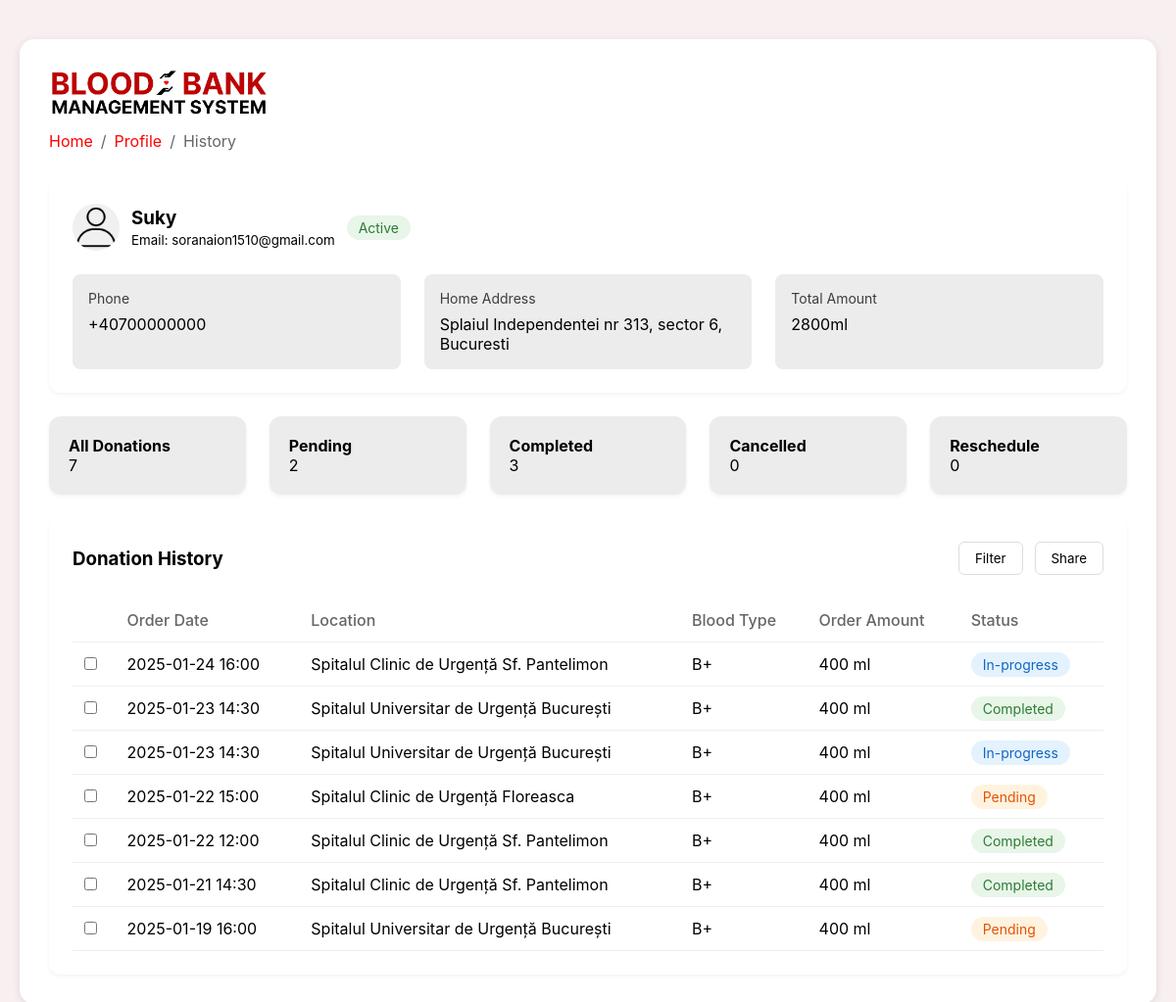
Page /donation-history (signed in) on the committed database.
### tables this page shows
CREATE TABLE users (
        id INTEGER PRIMARY KEY AUTOINCREMENT,
        full_name TEXT NOT NULL,
        username TEXT UNIQUE NOT NULL,
        email TEXT UNIQUE NOT NULL,
        password TEXT NOT NULL 
    , is_admin BOOLEAN DEFAULT 0);

CREATE TABLE appointments (
    appointment_id INTEGER PRIMARY KEY AUTOINCREMENT,
    user_id INTEGER NOT NULL,
    date DATE NOT NULL,
    time TIME NOT NULL,
    hospital_name TEXT NOT NULL,
    blood_type TEXT NOT NULL,
    FOREIGN KEY (user_id) REFERENCES users (id)
    );

### app.py (the view)
@app.route('/donation-history')
def donation_history():
    if 'logged_in' in session:
        user_id = session['user_id']  # Get the logged-in user's ID
        conn = get_db_connection()
        cursor = conn.cursor()
        cursor.execute('''
            SELECT username, email
            FROM users
            WHERE id = ?
        ''', (user_id,))
        user_info = cursor.fetchone()
        cursor.execute('''
            SELECT date, time, hospital_name, blood_type
            FROM appointments
            WHERE user_id = ?
            ORDER BY date DESC
        ''', (user_id,))
        appointments = cursor.fetchall()
        total_donations = len(appointments)
        donation_history = []
        statuses = ['Completed', 'In-progress', 'Pending']
        for appointment in appointments:
            donation_history.append({
                'date': appointment['date'],
                'time': appointment['time'],
                'hospital_name': appointment['hospital_name'],
                'blood_type': appointment['blood_type'],
                'status': random.choice(statuses)  # Random status for display
            })
        conn.close()
        return render_template('donation-history.html',
                               user_info=user_info,
                               total_donations=total_donations,
                               donation_history=donation_history)
    flash("Please log in to access your donation history.", 'error')
    return redirect(url_for('login'))

### app.py (called while the page is built)
def get_db_connection():
    try:
        conn = sqlite3.connect('database.db')  # Adjust path if necessary
        conn.row_factory = sqlite3.Row  # Enable dictionary-like row access
        return conn
    except sqlite3.Error as e:
        print(f"Error connecting to database: {e}")
        return None

### templates/donation-history.html (shortened to what this page needs)
<!DOCTYPE html>
<html>
<head>
    <link rel="stylesheet" href="{{ url_for('static', filename='css/styles-donation-history.css') }}">
</head>
<body>
  <div class="container">
    <div class="navbar-logo">
      <a href="/">
          <img src="{{ url_for('static', filename='images/logo1.png') }}" alt="Blood Bank Management System Logo">
      </a>
  </div>
    <div class="header">
      <div class="breadcrumb">
            <a href="{{ url_for('index') }}">Home</a> /
          <a href="{{ url_for('gamification') }}">Profile</a> /
          <span>History</span>
      </div>
  </div>
    <div class="donor-info">
      <div class="user-header">
        <div class="user-avatar">
            <img src="{{ url_for('static', filename='images/profile_icon.png') }}" alt="User Icon">
        </div>
        <div>
            <h3>{{ session['username'] }}</h3>
            <small>Email: {{ user_info['email'] }}</small>
        </div>
        <span class="status-badge">Active</span>
    </div>
      <div class="info-grid">
        <div class="info-item">
          <div class="info-label">Phone</div>
          <div>+40700000000</div>
        </div>
        <div class="info-item">
          <div class="info-label">Home Address</div>
          <div>Splaiul Independentei nr 313, sector 6, Bucuresti</div>
        </div>
        <div class="info-item">
          <div class="info-label">Total Amount</div>
          <div>{{ donation_history | length * 400 }}ml</div>
        </div>
      </div>
    </div>
    <div class="stats-grid">
      <div class="stat-card">
          <h4>All Donations</h4>
          <div>{{ total_donations }}</div>
      </div>
      <div class="stat-card">
          <h4>Pending</h4>
          <div>{{ donation_history | selectattr('status', 'equalto', 'Pending') | list | length }}</div>
      </div>
      <div class="stat-card">
          <h4>Completed</h4>
          <div>{{ donation_history | selectattr('status', 'equalto', 'Completed') | list | length }}</div>
      </div>
      <div class="stat-card">
          <h4>Cancelled</h4>
          <div>{{ donation_history | selectattr('status', 'equalto', 'Cancelled') | list | length }}</div>
      </div>
      <div class="stat-card">
          <h4>Reschedule</h4>
          <div>{{ donation_history | selectattr('status', 'equalto', 'Reschedule') | list | length }}</div>
      </div>
    </div>
    <div class="donation-history">
      <div class="history-header">
        <h3>Donation History</h3>
        <div class="action-buttons">
          <button class="btn">Filter</button>
          <button class="btn">Share</button>
        </div>
      </div>
      <table>
        <thead>
          <tr>
            <th></th>
            <th>Order Date</th>
            <th>Location</th>
            <th>Blood Type</th>
            <th>Order Amount</th>
            <th>Status</th>
          </tr>
        </thead>
        <tbody>
          {% for donation in donation_history %}
          <tr>
            <td><input type="checkbox"></td>
            <td>{{ donation['date'] }} {{ donation['time'] }}</td>
            <td>{{ donation['hospital_name'] }}</td>
            <td>{{ donation['blood_type'] }}</td>
            <td>400 ml</td>
            <td><span class="status {{ donation['status']|lower }}">{{ donation['status'] }}</span></td>
          </tr>
          {% endfor %}
        </tbody>
      </table>
    </div>
  </div>
</body>
</html>

### static/css/styles-donation-history.css (style rules this page uses)
* { margin: 0; padding: 0; box-sizing: border-box; font-family: -apple-system, BlinkMacSystemFont, "Segoe UI", Roboto, sans-serif; }
body { background: #f8f0f0; padding: 20px; }
.container { max-width: 1700px; margin: 0 auto; margin-top: 20px; background: white; padding: 30px; border-radius: 15px; box-shadow: 0 2px 8px rgba(0,0,0,0.1); }
.navbar-logo img { height: 50px; margin-left: -0px; margin-bottom: 10px; }
.header { display: flex; align-items: center; gap: 8px; margin-bottom: 20px; }
.breadcrumb { display: flex; align-items: center; gap: 8px; margin-bottom: 20px; color: #666; margin-bottom: 10px; }
.breadcrumb a { color: #ff0000; text-decoration: none; }
.donor-info { background: white; border-radius: 12px; padding: 24px; margin-bottom: 24px; box-shadow: 0 2px 4px rgba(0,0,0,0.05); }
.user-header { display: flex; align-items: center; gap: 12px; margin-bottom: 24px; }
.user-avatar { width: 48px; height: 48px; background: #f0f0f0; border-radius: 50%; overflow: hidden; }
.user-avatar img { width: 100%; height: 100%; border-radius: 50%; object-fit: cover; }
.status-badge { background: #e8f5e9; color: #2e7d32; padding: 4px 12px; border-radius: 16px; font-size: 14px; }
.info-grid { display: grid; grid-template-columns: repeat(auto-fit, minmax(250px, 1fr)); gap: 24px; }
.info-item { background: rgb(236, 236, 236); padding: 16px; border-radius: 8px; }
.info-label { color: #3d3d3d; font-size: 14px; margin-bottom: 8px; }
.stats-grid { display: grid; grid-template-columns: repeat(auto-fit, minmax(200px, 1fr)); gap: 24px; margin-bottom: 24px; }
.stat-card { background: rgb(236, 236, 236); padding: 20px; border-radius: 12px; box-shadow: 0 2px 4px rgba(0,0,0,0.05); }
.donation-history { background: white; border-radius: 12px; padding: 24px; box-shadow: 0 2px 4px rgba(0,0,0,0.05); }
.history-header { display: flex; justify-content: space-between; align-items: center; margin-bottom: 24px; }
.action-buttons { display: flex; gap: 12px; }
.btn { padding: 8px 16px; border-radius: 6px; border: 1px solid #ddd; background: white; cursor: pointer; }
table { width: 100%; border-collapse: collapse; }
th, td { padding: 12px; text-align: left; border-bottom: 1px solid #eee; }
th { color: #666; font-weight: 500; }
.status { padding: 4px 12px; border-radius: 16px; font-size: 14px; }
.completed { background: #e8f5e9; color: #2e7d32; }
.pending { background: #fff3e0; color: #e65100; }
.in-progress { background: #e3f2fd; color: #1565c0; }

### rows in the picture
users: username "Suky", email "soranaion1510@gmail.com"
appointments: date "2025-01-24", time "16:00", hospital_name "Spitalul Clinic de Urgență Sf. Pantelimon", blood_type "B+", status "In-progress"
appointments: date "2025-01-23", time "14:30", hospital_name "Spitalul Universitar de Urgență București", blood_type "B+", status "Completed"
appointments: date "2025-01-23", time "14:30", hospital_name "Spitalul Universitar de Urgență București", blood_type "B+", status "In-progress"
appointments: date "2025-01-22", time "15:00", hospital_name "Spitalul Clinic de Urgență Floreasca", blood_type "B+", status "Pending"
appointments: date "2025-01-22", time "12:00", hospital_name "Spitalul Clinic de Urgență Sf. Pantelimon", blood_type "B+", status "Completed"
appointments: date "2025-01-21", time "14:30", hospital_name "Spitalul Clinic de Urgență Sf. Pantelimon", blood_type "B+", status "Completed"
appointments: date "2025-01-19", time "16:00", hospital_name "Spitalul Universitar de Urgență București", blood_type "B+", status "Pending"

### other values in the picture
{{ donation_history | length * 400 }} "2800"
{{ total_donations }} "7"
